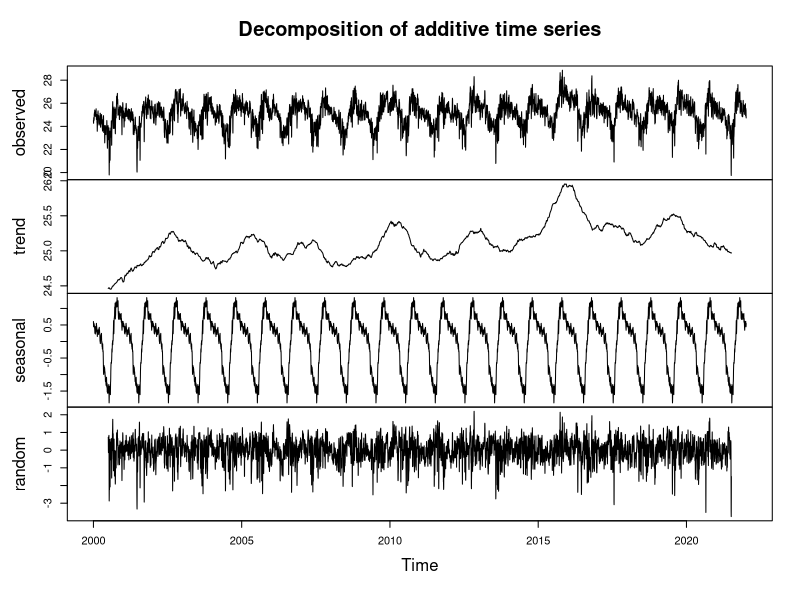
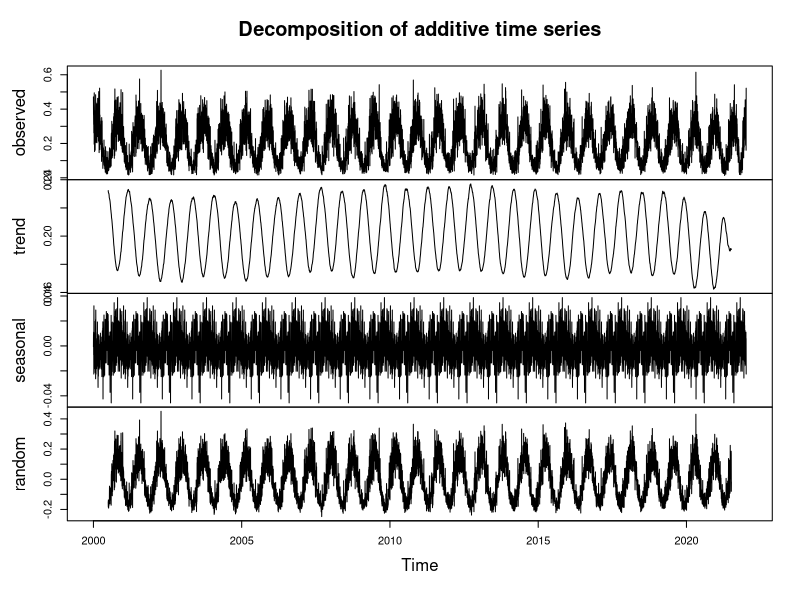
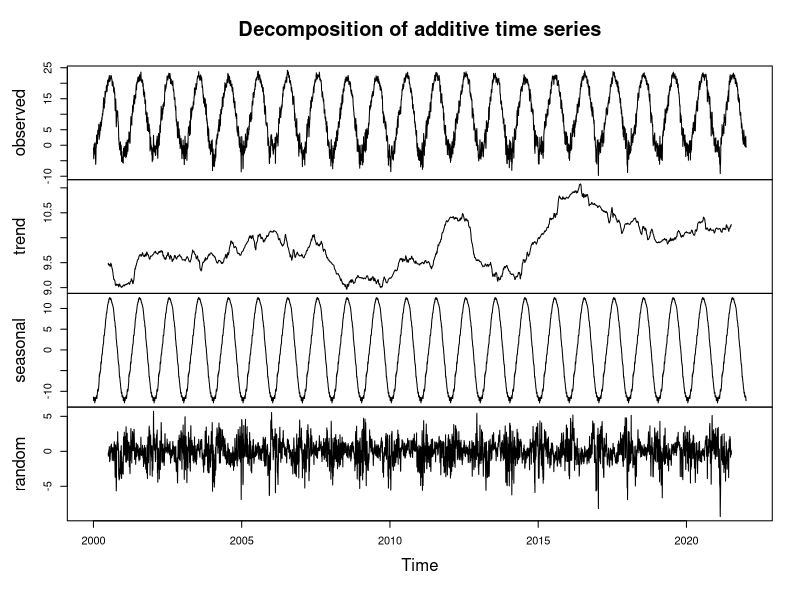
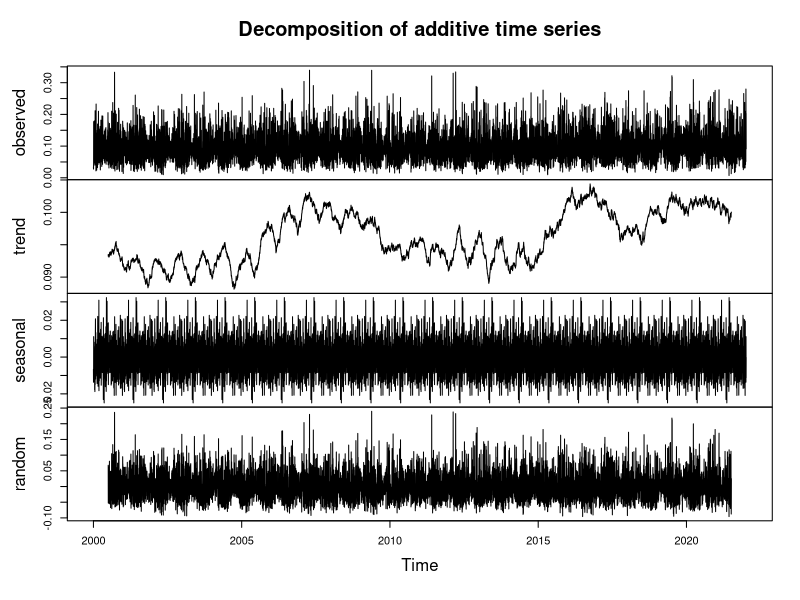
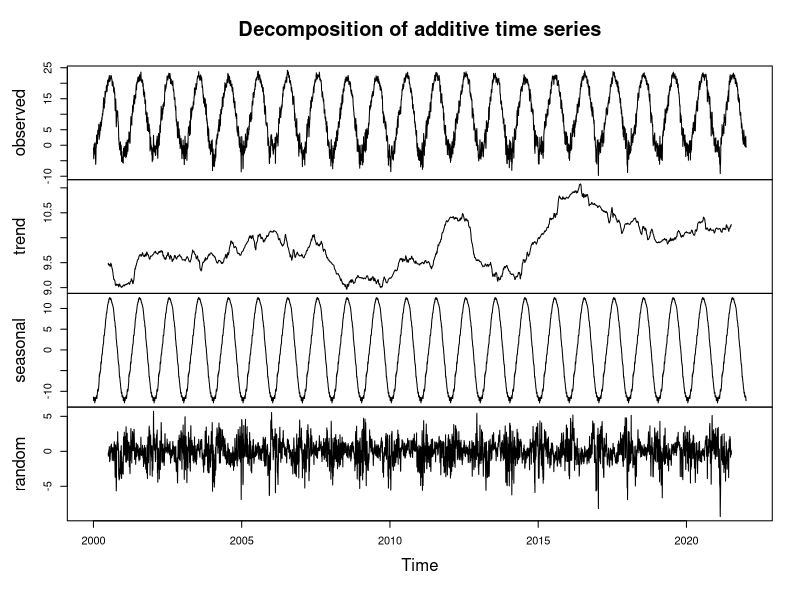
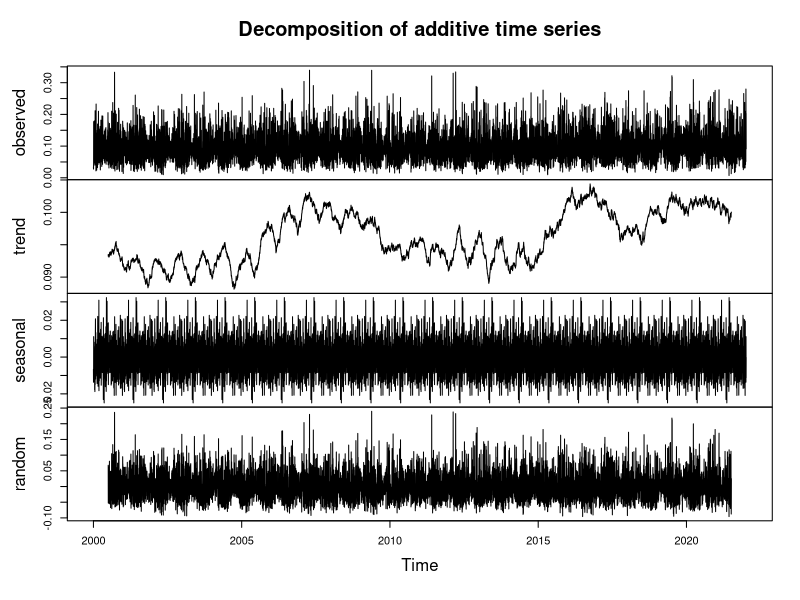
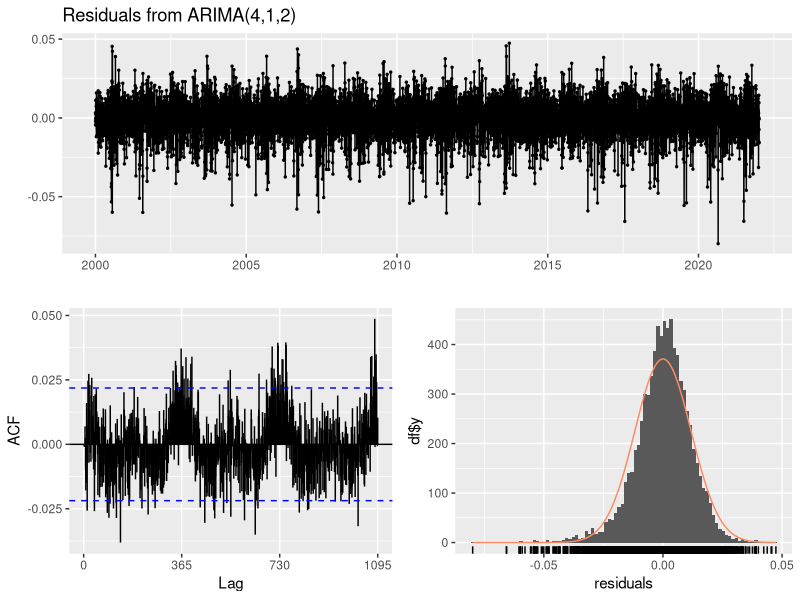

Write the R code that produced these figures, in order. (Note: this script raises an error after producing the figures.)
## ---- chunk 1
knitr::opts_chunk$set(echo = TRUE)
## ---- chunk 2
require(tidyverse)
require(tseries)
require(forecast)
require(ggplot2)

temp <- read.csv("./Data_Raw/Temperature_Data.csv")
prec <- read.csv("./Data_Raw/Precipitation_Data.csv")
## ---- chunk 3
temp_processed<- temp%>%
  mutate(Date = as.Date(Date, format = "%d-%m-%y"))%>%
  rename(Temp= Temperaturedaily)%>%
  arrange(Date, Country)%>%
  select(Date, Country, Temp)

prec_processed<- prec%>%
  mutate(Date = as.Date(Date, format = "%d-%m-%y"))%>%
  rename(Precip= Precipitationdaily)%>%
  #arrange(Date)%>%
  select(Date, Country, Precip)
## ---- chunk 4
#Filter for Brazil 
#Temperature
BRA_temp <- temp_processed%>%
  filter(Country == 'BRA')
#Precipitation
BRA_precip <- prec_processed%>%
  filter(Country == 'BRA')

#Time series transformation
ts_temp_BRA <- ts(BRA_temp[,3], frequency = 365, start = c(2000,1))
ts_precip_BRA <- ts(BRA_precip[,3], frequency = 365, start = c(2000,1))

#Decompose
decompose_temp_BRA <- decompose(ts_temp_BRA, type = "additive")
plot(decompose_temp_BRA)
decompose_precip_BRA <- decompose(ts_precip_BRA, type = "additive")
plot(decompose_precip_BRA)
## ---- chunk 5
#Filter for USA
#Temperature
USA_temp <- temp_processed%>%
  filter(Country == 'USA')
#Precipitation
USA_precip <- prec_processed%>%
  filter(Country == 'USA')

#Time series transformation
ts_temp_USA <- ts(USA_temp[,3], frequency = 365, start = c(2000,1))
ts_precip_USA <- ts(USA_precip[,3], frequency = 365, start = c(2000,1))

#Decompose
decompose_temp_USA <- decompose(ts_temp_USA, type = "additive")
plot(decompose_temp_USA)
decompose_precip_USA <- decompose(ts_precip_USA, type = "additive")
plot(decompose_precip_USA)
## ---- chunk 6
#Filter for Australia
#Temperature
AUS_temp <- temp_processed%>%
  filter(Country == 'AUS')
#Precipitation
AUS_precip <- prec_processed%>%
  filter(Country == 'AUS')

#Time series transformation
ts_temp_AUS <- ts(AUS_temp[,3], frequency = 365, start = c(2000,1))
ts_precip_AUS <- ts(AUS_precip[,3], frequency = 365, start = c(2000,1))

#Decompose
decompose_temp_USA <- decompose(ts_temp_USA, type = "additive")
plot(decompose_temp_USA)
decompose_precip_USA <- decompose(ts_precip_USA, type = "additive")
plot(decompose_precip_USA)
## ---- chunk 7
#AUTO ARTIMA
arima <- auto.arima(ts_temp_BRA,seasonal=FALSE, 
                             lambda=0)
arima
checkresiduals(arima)

ARIMA_forecast <- forecast(arima,h=1825) 


#### NEURAL NETWORK 
NN_fit <- nnetar(ts_temp_BRA,p=1,P=1)

#5 year forecast
NN_for <- forecast(NN_fit, h=1825)


### TBATS
TBATS_fit <- tbats(ts_temp_BRA)

TBATS_for <- forecast(TBATS_fit, h=1825)


###PLOT
autoplot(ts_temp_BRA) +
  autolayer(NN_for, series="Neural Network",PI=FALSE)+
  autolayer(ARIMA_forecast, series="ARIMA",PI=FALSE)+
  autolayer(TBATS_for,series="TBATS",PI=FALSE) +
  ylab("Temperature") 
